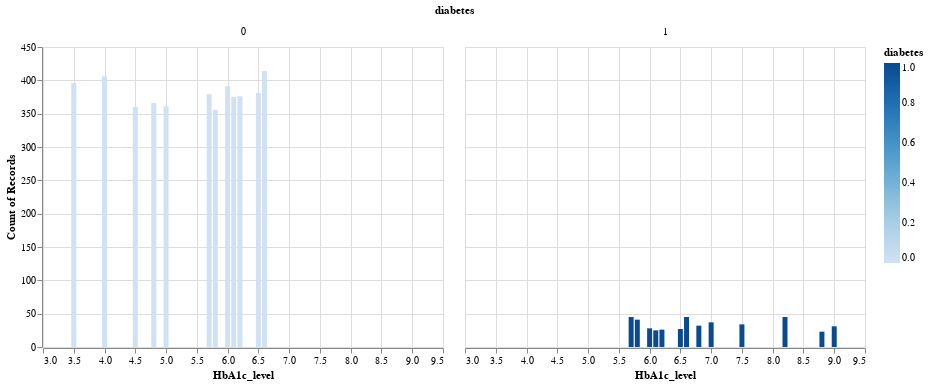

Write notebook code for a chart like this one.
### Code cell
diabetes_small = diabetes_train.sample(5000)
diabetes_HbA1c_plot = alt.Chart(diabetes_small).mark_bar().encode(
    x = alt.X("HbA1c_level"),
    y = "count()",
    color = alt.Color("diabetes") 
).facet("diabetes")
diabetes_HbA1c_plot

### Figure 1 — Vega-Lite specification as saved in the notebook (floating-point values rounded to 4 significant figures; data arrays with more than 128 entries replaced by an {"elided": "..."} marker saying what was removed)
{"config": {"view": {"continuousWidth": 400, "continuousHeight": 300}}, "data": {"name": "data-f2a14d58823cf2427d6c1b4021fca0c5"}, "facet": {"field": "diabetes", "type": "quantitative"}, "spec": {"mark": "bar", "encoding": {"color": {"field": "diabetes", "type": "quantitative"}, "x": {"field": "HbA1c_level", "type": "quantitative"}, "y": {"aggregate": "count", "type": "quantitative"}}}, "$schema": "https://vega.github.io/schema/vega-lite/v4.17.0.json", "datasets": {"data-f2a14d58823cf2427d6c1b4021fca0c5": {"elided": "5000 records"}}}
